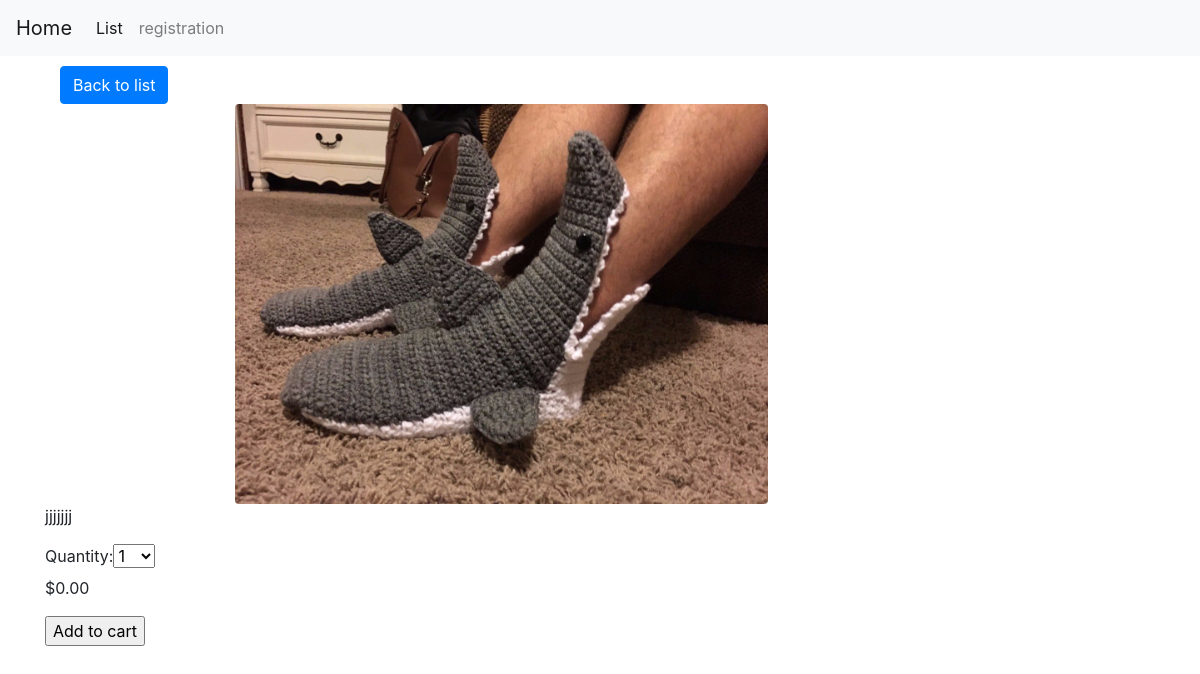
The page /products/list/5/wow-good/ on the database its author committed.
### products/models.py (models this page shows, shortened)
class Luggage(models.Model):
    category = models.ForeignKey(Category,related_name='категория',on_delete=models.CASCADE)
    name = models.CharField(max_length =200,db_index = True)
    slug = models.SlugField(max_length =200,db_index = True)
    image = models.ImageField(default = 'products_pictures/default.jpg',upload_to = 'products_pictures',blank =True)
    description = models.TextField(blank= True)
    price = models.DecimalField(max_digits = 10,decimal_places=2)
    stock = models.PositiveIntegerField()
    available = models.BooleanField(default=True)
    created = models.DateTimeField(auto_now_add = True)
    updated =  models.DateTimeField(auto_now = True)
    class Meta:
        ordering = ['-created']
        index_together = (('id','slug'))

### products/views.py (the view)
# urls.py: path('list/<id>/<slug>/',views.priticilar_product,name = 'prit_prod'),
def priticilar_product(request,id,slug):
    product = get_object_or_404(Products,id = id ,slug = slug,available = True)
    cart_product_form = CartAddProductForm()
    return render(request,'products/product.html',{'product':product,
                                                   'cart_product_form':cart_product_form})

### wind_cart/forms.py
class CartAddProductForm(forms.Form):
    quantity = forms.TypedChoiceField(choices = PRODUCT_QUANTITY_CHOICES,
                                      coerce = int)
    update = forms.BooleanField(required = False,initial = False,widget = forms.HiddenInput)

### products/templates/products/product.html (shortened to what this page needs)
{% extends "shop/base.html" %}
{% load static %}
{%block main_path %}
<div class="container">
    <div class="col-md-2">
        <a class="btn btn-primary" href="{% url "list" %}" role="button">Back to list</a>
    </div>
     <div class="row">
         <div class="col-md-4 col-md-4 offset-2">
             <img class="mr-2 rounded" src="{{product.image.url}}" style="width:500x;height:400px;">
         </div>
     </div>
   {{product.description|linebreaks}}
<form action="{% url "cart_add" product.id %}" method="post">
         {{ cart_product_form }}
         <p class="price">${{product.price}}</p>
     <input type="submit" value="Add to cart">
      </form>
   {% endblock main_path %}

### rows shown on the page
Luggage: image (picture), description "jjjjjjj", price "0.00"
